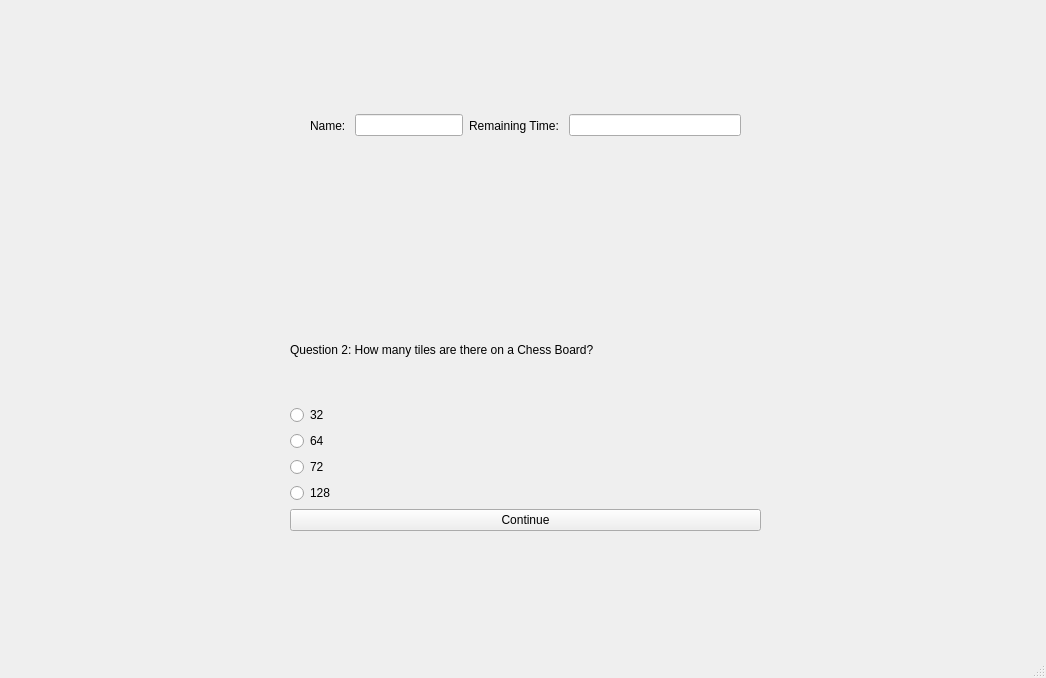
<?xml version="1.0" encoding="UTF-8"?>
<ui version="4.0">
 <class>ques2</class>
 <widget class="QMainWindow" name="ques2">
  <property name="geometry">
   <rect>
    <x>0</x>
    <y>0</y>
    <width>1046</width>
    <height>678</height>
   </rect>
  </property>
  <property name="windowTitle">
   <string>Question 2</string>
  </property>
  <widget class="QWidget" name="centralwidget">
   <widget class="QWidget" name="verticalLayoutWidget">
    <property name="geometry">
     <rect>
      <x>290</x>
      <y>300</y>
      <width>471</width>
      <height>231</height>
     </rect>
    </property>
    <layout class="QVBoxLayout" name="verticalLayout">
     <item>
      <widget class="QLabel" name="label">
       <property name="text">
        <string>Question 2: How many tiles are there on a Chess Board?</string>
       </property>
      </widget>
     </item>
     <item>
      <widget class="QRadioButton" name="R1">
       <property name="text">
        <string>32</string>
       </property>
      </widget>
     </item>
     <item>
      <widget class="QRadioButton" name="R2">
       <property name="text">
        <string>64</string>
       </property>
      </widget>
     </item>
     <item>
      <widget class="QRadioButton" name="R3">
       <property name="text">
        <string>72</string>
       </property>
      </widget>
     </item>
     <item>
      <widget class="QRadioButton" name="R4">
       <property name="text">
        <string>128</string>
       </property>
      </widget>
     </item>
     <item>
      <widget class="QPushButton" name="B1">
       <property name="text">
        <string>Continue</string>
       </property>
      </widget>
     </item>
    </layout>
   </widget>
   <widget class="QWidget" name="horizontalLayoutWidget">
    <property name="geometry">
     <rect>
      <x>310</x>
      <y>70</y>
      <width>431</width>
      <height>111</height>
     </rect>
    </property>
    <layout class="QHBoxLayout" name="horizontalLayout">
     <item>
      <widget class="QLabel" name="label_3">
       <property name="text">
        <string>Name: </string>
       </property>
      </widget>
     </item>
     <item>
      <widget class="QLineEdit" name="T1">
       <property name="sizePolicy">
        <sizepolicy hsizetype="Preferred" vsizetype="Fixed">
         <horstretch>0</horstretch>
         <verstretch>0</verstretch>
        </sizepolicy>
       </property>
      </widget>
     </item>
     <item>
      <widget class="QLabel" name="label_4">
       <property name="text">
        <string>Remaining Time: </string>
       </property>
      </widget>
     </item>
     <item>
      <widget class="QLineEdit" name="T2"/>
     </item>
    </layout>
   </widget>
  </widget>
  <widget class="QMenuBar" name="menubar">
   <property name="geometry">
    <rect>
     <x>0</x>
     <y>0</y>
     <width>1046</width>
     <height>26</height>
    </rect>
   </property>
  </widget>
  <widget class="QStatusBar" name="statusbar"/>
 </widget>
 <resources/>
 <connections/>
</ui>
